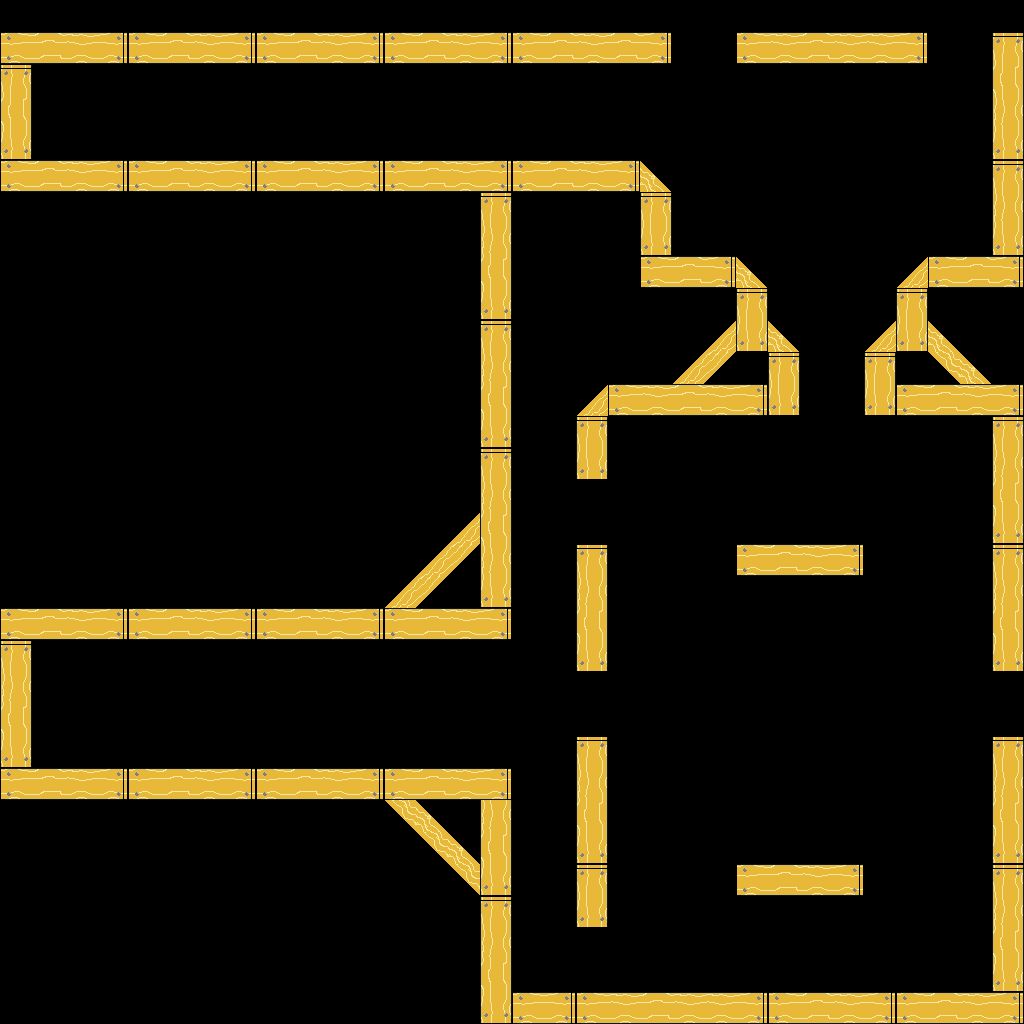

This is a level from a 2D game, rendered from its Tiled map with the project's own tilesets. A one-line summary and the map file follow, with tile-layer data summarised:
An orthogonal 32x32 tile map with 32x32 px tiles, 2 tile layers (background, foreground), 3 tilesets and 103 objects (82x spikes, 9x fan, 8x rope, 2x door, spawn, ...).

<map version="1.0" orientation="orthogonal" renderorder="right-down" width="32" height="32" tilewidth="32" tileheight="32" nextobjectid="137">
 <tileset firstgid="1" name="basic-tiles" tilewidth="32" tileheight="32" tilecount="256" columns="16">
  <image source="basic-tiles.png" width="512" height="512" />
 </tileset>
 <tileset firstgid="257" name="objects" tilewidth="64" tileheight="64" tilecount="4" columns="0">
  <tile id="1">
   <image width="32" height="64" source="fan_0.png" />
  </tile>
  <tile id="3">
   <image width="32" height="32" source="exit.png" />
  </tile>
  <tile id="4">
   <image width="32" height="32" source="spawn.png" />
  </tile>
  <tile id="5">
   <image width="64" height="7" source="door.png" />
  </tile>
 </tileset>
 <tileset firstgid="263" name="objects" tilewidth="64" tileheight="64" tilecount="4" columns="0">
  <tile id="1">
   <image width="32" height="64" source="fan_0.png" />
  </tile>
  <tile id="2">
   <image width="32" height="32" source="spawn.png" />
  </tile>
  <tile id="3">
   <image width="32" height="32" source="exit.png" />
  </tile>
  <tile id="9">
   <image width="64" height="7" source="door.png" />
  </tile>
 </tileset>
 <layer name="background" width="32" height="32">
  <data>[1024 cells, 0 non-empty, 0 distinct tile ids]</data>
 </layer>
 <layer name="foreground" width="32" height="32">
  <data>[1024 cells, 212 non-empty, 12 distinct tile ids]</data>
 </layer>
 <objectgroup name="objects">
  <object id="1" type="fan" gid="2147483906" x="992" y="736" width="32" height="64" />
  <object id="14" type="spikes" gid="18" x="32" y="160" width="32" height="32" />
  <object id="15" type="spikes" gid="19" x="32" y="96" width="32" height="32" />
  <object id="24" type="spawn" gid="261" x="64" y="128" width="32" height="32" />
  <object id="35" type="exit" gid="260" x="65.3333" y="720" width="32" height="32" />
  <object id="37" type="fan" gid="264" x="288" y="32" width="32" height="64" rotation="-90" />
  <object id="38" type="fan" gid="258" x="224" y="192" width="32" height="64" rotation="90" />
  <object id="39" type="fan" gid="264" x="576" y="32" width="32" height="64" rotation="-90" />
  <object id="40" type="fan" gid="258" x="512" y="192" width="32" height="64" rotation="90" />
  <object id="41" type="spikes" gid="18" x="64" y="160" width="32" height="32" />
  <object id="42" type="spikes" gid="18" x="160" y="160" width="32" height="32" />
  <object id="43" type="spikes" gid="18" x="192" y="160" width="32" height="32" />
  <object id="44" type="spikes" gid="18" x="288" y="160" width="32" height="32" />
  <object id="45" type="spikes" gid="18" x="320" y="160" width="32" height="32" />
  <object id="46" type="spikes" gid="18" x="96" y="160" width="32" height="32" />
  <object id="47" type="spikes" gid="18" x="128" y="160" width="32" height="32" />
  <object id="48" type="spikes" gid="18" x="224" y="160" width="32" height="32" />
  <object id="49" type="spikes" gid="18" x="256" y="160" width="32" height="32" />
  <object id="50" type="spikes" gid="18" x="416" y="160" width="32" height="32" />
  <object id="51" type="spikes" gid="18" x="544" y="160" width="32" height="32" />
  <object id="52" type="spikes" gid="18" x="384" y="160" width="32" height="32" />
  <object id="53" type="spikes" gid="18" x="608" y="160" width="32" height="32" />
  <object id="54" type="spikes" gid="18" x="352" y="160" width="32" height="32" />
  <object id="55" type="spikes" gid="18" x="480" y="160" width="32" height="32" />
  <object id="56" type="spikes" gid="18" x="672" y="256" width="32" height="32" />
  <object id="57" type="spikes" gid="18" x="512" y="160" width="32" height="32" />
  <object id="58" type="spikes" gid="18" x="576" y="160" width="32" height="32" />
  <object id="59" type="spikes" gid="18" x="448" y="160" width="32" height="32" />
  <object id="60" type="spikes" gid="19" x="64" y="96" width="32" height="32" />
  <object id="61" type="spikes" gid="19" x="96" y="96" width="32" height="32" />
  <object id="62" type="spikes" gid="19" x="128" y="96" width="32" height="32" />
  <object id="63" type="spikes" gid="19" x="160" y="96" width="32" height="32" />
  <object id="64" type="spikes" gid="19" x="192" y="96" width="32" height="32" />
  <object id="65" type="spikes" gid="19" x="256" y="96" width="32" height="32" />
  <object id="66" type="spikes" gid="19" x="224" y="96" width="32" height="32" />
  <object id="67" type="spikes" gid="19" x="352" y="96" width="32" height="32" />
  <object id="68" type="spikes" gid="19" x="288" y="96" width="32" height="32" />
  <object id="69" type="spikes" gid="19" x="384" y="96" width="32" height="32" />
  <object id="70" type="spikes" gid="19" x="320" y="96" width="32" height="32" />
  <object id="71" type="spikes" gid="19" x="448" y="96" width="32" height="32" />
  <object id="72" type="spikes" gid="19" x="416" y="96" width="32" height="32" />
  <object id="73" type="spikes" gid="19" x="544" y="96" width="32" height="32" />
  <object id="74" type="spikes" gid="19" x="480" y="96" width="32" height="32" />
  <object id="75" type="spikes" gid="19" x="576" y="96" width="32" height="32" />
  <object id="76" type="spikes" gid="19" x="512" y="96" width="32" height="32" />
  <object id="77" type="spikes" gid="19" x="608" y="96" width="32" height="32" />
  <object id="78" type="fan" gid="258" x="672" y="32" width="32" height="64" rotation="90" />
  <object id="79" type="spikes" gid="18" x="704" y="256" width="32" height="32" />
  <object id="80" type="spikes" gid="18" x="960" y="256" width="32" height="32" />
  <object id="81" type="spikes" gid="18" x="928" y="256" width="32" height="32" />
  <object id="82" type="fan" gid="258" x="928" y="32" width="32" height="64" rotation="90" />
  <object id="83" type="rope" gid="99" x="704" y="576" width="32" height="32">
   <properties>
    <property name="group" value="rope-group-1" />
   </properties>
  </object>
  <object id="84" type="rope" gid="83" x="672" y="576" width="32" height="32">
   <properties>
    <property name="group" value="rope-group-1" />
   </properties>
  </object>
  <object id="85" type="rope" gid="82" x="608" y="576" width="32" height="32">
   <properties>
    <property name="group" value="rope-group-1" />
   </properties>
  </object>
  <object id="86" type="rope" gid="83" x="640" y="576" width="32" height="32">
   <properties>
    <property name="group" value="rope-group-1" />
   </properties>
  </object>
  <object id="87" type="rope" gid="99" x="704" y="896" width="32" height="32">
   <properties>
    <property name="group" value="rope-group-2" />
   </properties>
  </object>
  <object id="88" type="rope" gid="83" x="672" y="896" width="32" height="32">
   <properties>
    <property name="group" value="rope-group-2" />
   </properties>
  </object>
  <object id="89" type="rope" gid="82" x="608" y="896" width="32" height="32">
   <properties>
    <property name="group" value="rope-group-2" />
   </properties>
  </object>
  <object id="90" type="rope" gid="83" x="640" y="896" width="32" height="32">
   <properties>
    <property name="group" value="rope-group-2" />
   </properties>
  </object>
  <object id="91" type="fan" gid="258" x="576" y="992" width="32" height="64" />
  <object id="92" type="fan" gid="258" x="576" y="544" width="32" height="64" />
  <object id="95" type="spikes" gid="19" x="832" y="608" width="32" height="32" />
  <object id="96" type="spikes" gid="19" x="768" y="608" width="32" height="32" />
  </objectgroup>
</map>
<!-- 40 of 103 objects omitted -->
